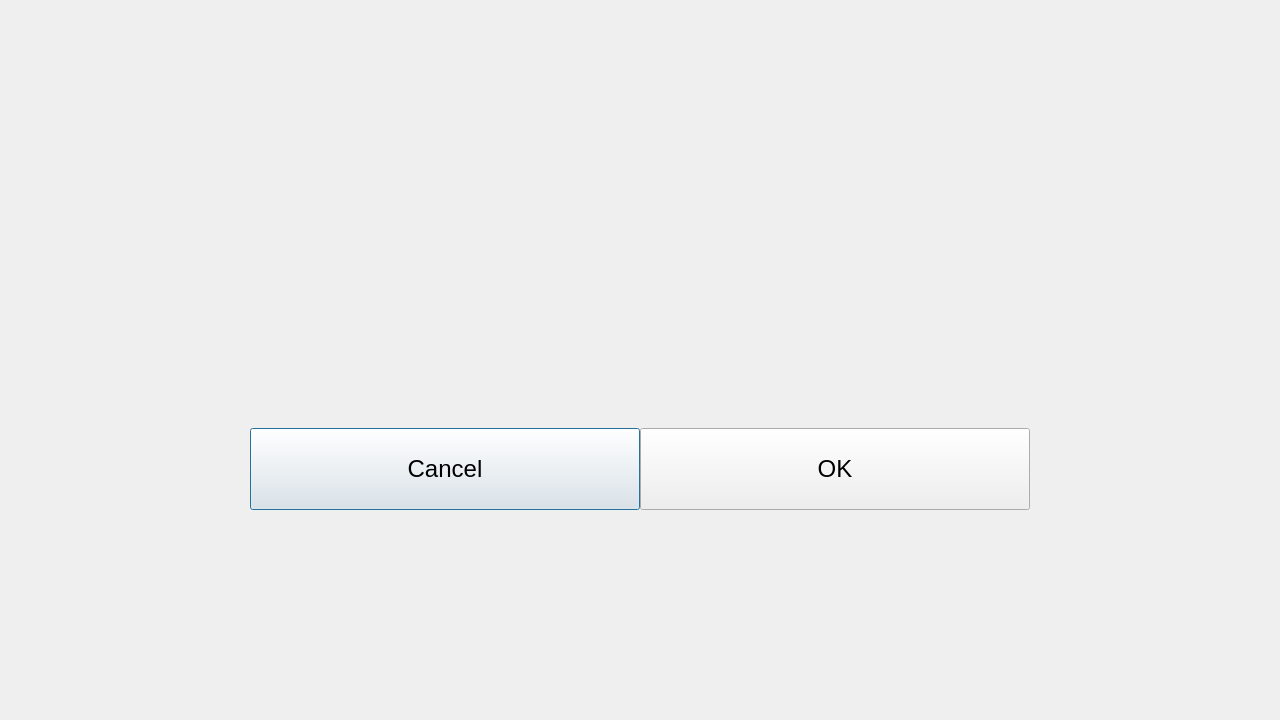
<?xml version="1.0" encoding="UTF-8"?>
<ui version="4.0">
 <class>OverlayDialog</class>
 <widget class="QDialog" name="OverlayDialog">
  <property name="geometry">
   <rect>
    <x>0</x>
    <y>0</y>
    <width>1280</width>
    <height>720</height>
   </rect>
  </property>
  <property name="windowTitle">
   <string>Dialog</string>
  </property>
  <property name="styleSheet">
   <string notr="true"/>
  </property>
  <layout class="QVBoxLayout" name="verticalLayout">
   <property name="spacing">
    <number>0</number>
   </property>
   <property name="leftMargin">
    <number>0</number>
   </property>
   <property name="topMargin">
    <number>0</number>
   </property>
   <property name="rightMargin">
    <number>0</number>
   </property>
   <property name="bottomMargin">
    <number>0</number>
   </property>
   <item>
    <widget class="QStackedWidget" name="stackedDialog">
     <property name="currentIndex">
      <number>0</number>
     </property>
     <widget class="QWidget" name="lineDialog">
      <layout class="QGridLayout" name="lineDialogGridLayout" rowstretch="210,300,210" columnstretch="250,780,250">
       <property name="leftMargin">
        <number>0</number>
       </property>
       <property name="topMargin">
        <number>0</number>
       </property>
       <property name="rightMargin">
        <number>0</number>
       </property>
       <property name="bottomMargin">
        <number>0</number>
       </property>
       <property name="spacing">
        <number>0</number>
       </property>
       <item row="1" column="1">
        <widget class="QWidget" name="contentDialog" native="true">
         <layout class="QVBoxLayout" name="verticalLayout_2" stretch="70,149,82">
          <property name="spacing">
           <number>0</number>
          </property>
          <property name="leftMargin">
           <number>0</number>
          </property>
          <property name="topMargin">
           <number>0</number>
          </property>
          <property name="rightMargin">
           <number>0</number>
          </property>
          <property name="bottomMargin">
           <number>0</number>
          </property>
          <item>
           <widget class="QLabel" name="label_title">
            <property name="font">
             <font>
              <pointsize>14</pointsize>
             </font>
            </property>
            <property name="alignment">
             <set>Qt::AlignBottom|Qt::AlignLeading|Qt::AlignLeft</set>
            </property>
           </widget>
          </item>
          <item>
           <widget class="QLabel" name="label_dialog">
            <property name="font">
             <font>
              <pointsize>18</pointsize>
             </font>
            </property>
            <property name="alignment">
             <set>Qt::AlignCenter</set>
            </property>
            <property name="wordWrap">
             <bool>true</bool>
            </property>
           </widget>
          </item>
          <item>
           <widget class="QWidget" name="buttonsDialog" native="true">
            <layout class="QHBoxLayout" name="horizontalLayout">
             <property name="spacing">
              <number>0</number>
             </property>
             <property name="leftMargin">
              <number>0</number>
             </property>
             <property name="topMargin">
              <number>0</number>
             </property>
             <property name="rightMargin">
              <number>0</number>
             </property>
             <property name="bottomMargin">
              <number>0</number>
             </property>
             <item>
              <widget class="UIControls::Button" name="button_cancel">
               <property name="sizePolicy">
                <sizepolicy hsizetype="Expanding" vsizetype="Expanding">
                 <horstretch>0</horstretch>
                 <verstretch>0</verstretch>
                </sizepolicy>
               </property>
               <property name="font">
                <font>
                 <pointsize>18</pointsize>
                </font>
               </property>
               <property name="text">
                <string>Cancel</string>
               </property>
              </widget>
             </item>
             <item>
              <widget class="UIControls::Button" name="button_ok_label">
               <property name="sizePolicy">
                <sizepolicy hsizetype="Expanding" vsizetype="Expanding">
                 <horstretch>0</horstretch>
                 <verstretch>0</verstretch>
                </sizepolicy>
               </property>
               <property name="font">
                <font>
                 <pointsize>18</pointsize>
                </font>
               </property>
               <property name="text">
                <string>OK</string>
               </property>
              </widget>
             </item>
            </layout>
           </widget>
          </item>
         </layout>
        </widget>
       </item>
       <item row="0" column="1">
        <spacer name="verticalSpacer">
         <property name="orientation">
          <enum>Qt::Vertical</enum>
         </property>
         <property name="sizeHint" stdset="0">
          <size>
           <width>20</width>
           <height>40</height>
          </size>
         </property>
        </spacer>
       </item>
       <item row="1" column="0">
        <spacer name="horizontalSpacer">
         <property name="orientation">
          <enum>Qt::Horizontal</enum>
         </property>
         <property name="sizeHint" stdset="0">
          <size>
           <width>40</width>
           <height>20</height>
          </size>
         </property>
        </spacer>
       </item>
       <item row="2" column="1">
        <spacer name="verticalSpacer_2">
         <property name="orientation">
          <enum>Qt::Vertical</enum>
         </property>
         <property name="sizeHint" stdset="0">
          <size>
           <width>20</width>
           <height>40</height>
          </size>
         </property>
        </spacer>
       </item>
       <item row="1" column="2">
        <spacer name="horizontalSpacer_2">
         <property name="orientation">
          <enum>Qt::Horizontal</enum>
         </property>
         <property name="sizeHint" stdset="0">
          <size>
           <width>40</width>
           <height>20</height>
          </size>
         </property>
        </spacer>
       </item>
      </layout>
     </widget>
     <widget class="QWidget" name="richDialog">
      <layout class="QGridLayout" name="richDialogGridLayout" rowstretch="100,520,100" columnstretch="165,950,165">
       <property name="leftMargin">
        <number>0</number>
       </property>
       <property name="topMargin">
        <number>0</number>
       </property>
       <property name="rightMargin">
        <number>0</number>
       </property>
       <property name="bottomMargin">
        <number>0</number>
       </property>
       <property name="spacing">
        <number>0</number>
       </property>
       <item row="1" column="0">
        <spacer name="horizontalSpacer_3">
         <property name="orientation">
          <enum>Qt::Horizontal</enum>
         </property>
         <property name="sizeHint" stdset="0">
          <size>
           <width>40</width>
           <height>20</height>
          </size>
         </property>
        </spacer>
       </item>
       <item row="2" column="1">
        <spacer name="verticalSpacer_4">
         <property name="orientation">
          <enum>Qt::Vertical</enum>
         </property>
         <property name="sizeHint" stdset="0">
          <size>
           <width>20</width>
           <height>40</height>
          </size>
         </property>
        </spacer>
       </item>
       <item row="0" column="1">
        <spacer name="verticalSpacer_3">
         <property name="orientation">
          <enum>Qt::Vertical</enum>
         </property>
         <property name="sizeHint" stdset="0">
          <size>
           <width>20</width>
           <height>40</height>
          </size>
         </property>
        </spacer>
       </item>
       <item row="1" column="1">
        <widget class="QWidget" name="contentRichDialog" native="true">
         <layout class="QVBoxLayout" name="verticalLayout_3" stretch="70,368,82">
          <property name="spacing">
           <number>0</number>
          </property>
          <property name="leftMargin">
           <number>0</number>
          </property>
          <property name="topMargin">
           <number>0</number>
          </property>
          <property name="rightMargin">
           <number>0</number>
          </property>
          <property name="bottomMargin">
           <number>0</number>
          </property>
          <item>
           <widget class="QLabel" name="label_title_rich">
            <property name="font">
             <font>
              <pointsize>14</pointsize>
             </font>
            </property>
            <property name="text">
             <string/>
            </property>
            <property name="alignment">
             <set>Qt::AlignBottom|Qt::AlignLeading|Qt::AlignLeft</set>
            </property>
           </widget>
          </item>
          <item>
           <widget class="QTextBrowser" name="text_browser_dialog">
            <property name="font">
             <font>
              <pointsize>18</pointsize>
             </font>
            </property>
            <property name="html">
             <string>&lt;!DOCTYPE HTML PUBLIC &quot;-//W3C//DTD HTML 4.0//EN&quot; &quot;http://www.w3.org/TR/REC-html40/strict.dtd&quot;&gt;
&lt;html&gt;&lt;head&gt;&lt;meta name=&quot;qrichtext&quot; content=&quot;1&quot; /&gt;&lt;style type=&quot;text/css&quot;&gt;
p, li { white-space: pre-wrap; }
&lt;/style&gt;&lt;/head&gt;&lt;body style=&quot; font-family:'MS Shell Dlg 2'; font-size:18pt; font-weight:400; font-style:normal;&quot;&gt;
&lt;p style=&quot;-qt-paragraph-type:empty; margin-top:0px; margin-bottom:0px; margin-left:0px; margin-right:0px; -qt-block-indent:0; text-indent:0px;&quot;&gt;&lt;br /&gt;&lt;/p&gt;&lt;/body&gt;&lt;/html&gt;</string>
            </property>
           </widget>
          </item>
          <item>
           <widget class="QWidget" name="buttonsRichDialog" native="true">
            <layout class="QHBoxLayout" name="horizontalLayout_2">
             <property name="spacing">
              <number>0</number>
             </property>
             <property name="leftMargin">
              <number>0</number>
             </property>
             <property name="topMargin">
              <number>0</number>
             </property>
             <property name="rightMargin">
              <number>0</number>
             </property>
             <property name="bottomMargin">
              <number>0</number>
             </property>
             <item>
              <widget class="UIControls::Button" name="button_cancel_rich">
               <property name="sizePolicy">
                <sizepolicy hsizetype="Expanding" vsizetype="Expanding">
                 <horstretch>0</horstretch>
                 <verstretch>0</verstretch>
                </sizepolicy>
               </property>
               <property name="font">
                <font>
                 <pointsize>18</pointsize>
                </font>
               </property>
               <property name="text">
                <string>Cancel</string>
               </property>
              </widget>
             </item>
             <item>
              <widget class="UIControls::Button" name="button_ok_rich">
               <property name="sizePolicy">
                <sizepolicy hsizetype="Expanding" vsizetype="Expanding">
                 <horstretch>0</horstretch>
                 <verstretch>0</verstretch>
                </sizepolicy>
               </property>
               <property name="font">
                <font>
                 <pointsize>18</pointsize>
                </font>
               </property>
               <property name="text">
                <string>OK</string>
               </property>
              </widget>
             </item>
            </layout>
           </widget>
          </item>
         </layout>
        </widget>
       </item>
       <item row="1" column="2">
        <spacer name="horizontalSpacer_4">
         <property name="orientation">
          <enum>Qt::Horizontal</enum>
         </property>
         <property name="sizeHint" stdset="0">
          <size>
           <width>40</width>
           <height>20</height>
          </size>
         </property>
        </spacer>
       </item>
      </layout>
     </widget>
    </widget>
   </item>
  </layout>
 </widget>
 <customwidgets>
  <customwidget>
   <class>UIControls::Button</class>
   <extends>QPushButton</extends>
   <header>yuzu/util/design_system.h</header>
  </customwidget>
 </customwidgets>
 <resources>
  <include location="../../../dist/icons/overlay/overlay.qrc"/>
 </resources>
 <connections/>
</ui>
